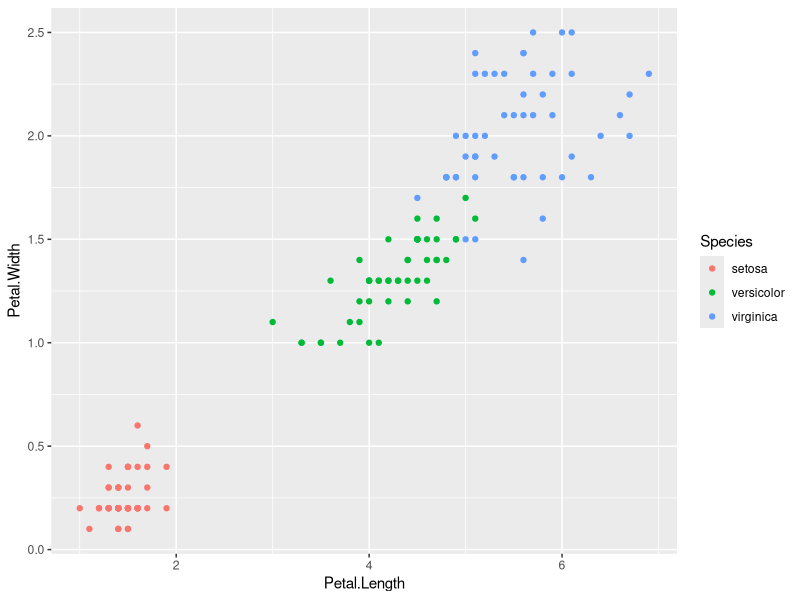
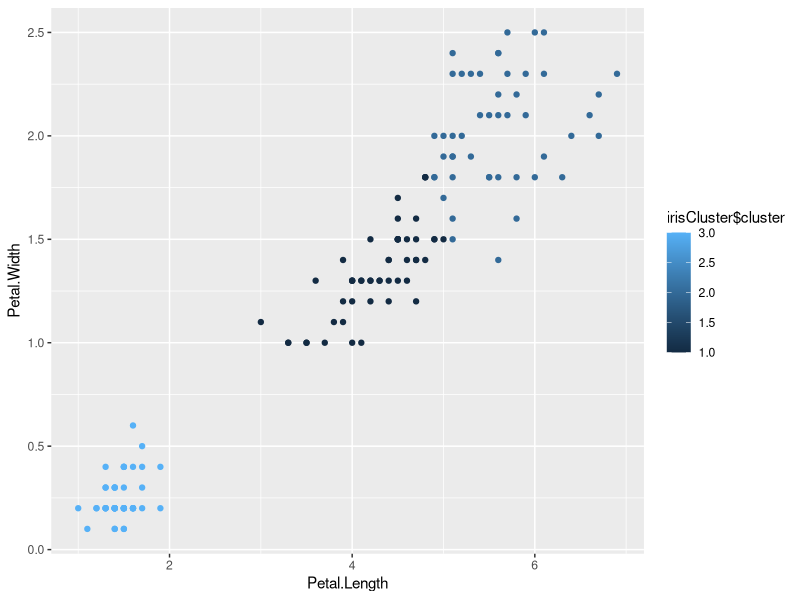

These figures' R source, in order:
head(iris)
library(ggplot2)
ggplot(iris,aes(Petal.Length,Petal.Width,color= Species))+geom_point()
set.seed(20)
irisCluster<-kmeans(iris[, 3:4],3,nstart = 20)
irisCluster
table (irisCluster$cluster, iris$Species)
ggplot(iris,aes(Petal.Length,Petal.Width,color= irisCluster$cluster))+geom_point()

